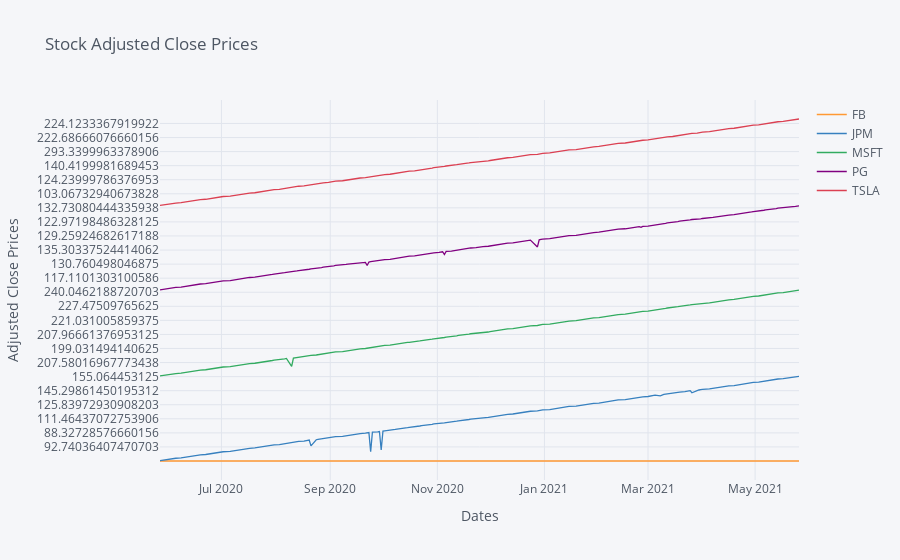

Here is the notebook cell this chart was saved with:
### Code cell
stock_data['Adj Close'].iplot(title='Stock Adjusted Close Prices', xTitle='Dates',yTitle='Adjusted Close Prices')

### Figure 1 — Plotly figure (JSON) as saved in the notebook; plotly's stock layout.template omitted (floating-point values rounded to 4 significant figures; data arrays with more than 128 entries replaced by an {"elided": "..."} marker saying what was removed)
{"data": [{"line": {"color": "rgba(255, 153, 51, 1.0)", "dash": "solid", "shape": "linear", "width": 1.3}, "mode": "lines", "name": "FB", "text": "", "type": "scatter", "x": {"elided": "253 str values"}, "y": {"elided": "253 str values"}}, {"line": {"color": "rgba(55, 128, 191, 1.0)", "dash": "solid", "shape": "linear", "width": 1.3}, "mode": "lines", "name": "JPM", "text": "", "type": "scatter", "x": {"elided": "253 str values"}, "y": {"elided": "253 float values"}}, {"line": {"color": "rgba(50, 171, 96, 1.0)", "dash": "solid", "shape": "linear", "width": 1.3}, "mode": "lines", "name": "MSFT", "text": "", "type": "scatter", "x": {"elided": "253 str values"}, "y": {"elided": "253 float values"}}, {"line": {"color": "rgba(128, 0, 128, 1.0)", "dash": "solid", "shape": "linear", "width": 1.3}, "mode": "lines", "name": "PG", "text": "", "type": "scatter", "x": {"elided": "253 str values"}, "y": {"elided": "253 float values"}}, {"line": {"color": "rgba(219, 64, 82, 1.0)", "dash": "solid", "shape": "linear", "width": 1.3}, "mode": "lines", "name": "TSLA", "text": "", "type": "scatter", "x": {"elided": "253 str values"}, "y": {"elided": "253 float values"}}], "layout": {"legend": {"bgcolor": "#F5F6F9", "font": {"color": "#4D5663"}}, "paper_bgcolor": "#F5F6F9", "plot_bgcolor": "#F5F6F9", "title": {"font": {"color": "#4D5663"}, "text": "Stock Adjusted Close Prices"}, "xaxis": {"gridcolor": "#E1E5ED", "showgrid": true, "tickfont": {"color": "#4D5663"}, "title": {"font": {"color": "#4D5663"}, "text": "Dates"}, "zerolinecolor": "#E1E5ED"}, "yaxis": {"gridcolor": "#E1E5ED", "showgrid": true, "tickfont": {"color": "#4D5663"}, "title": {"font": {"color": "#4D5663"}, "text": "Adjusted Close Prices"}, "zerolinecolor": "#E1E5ED"}}}
